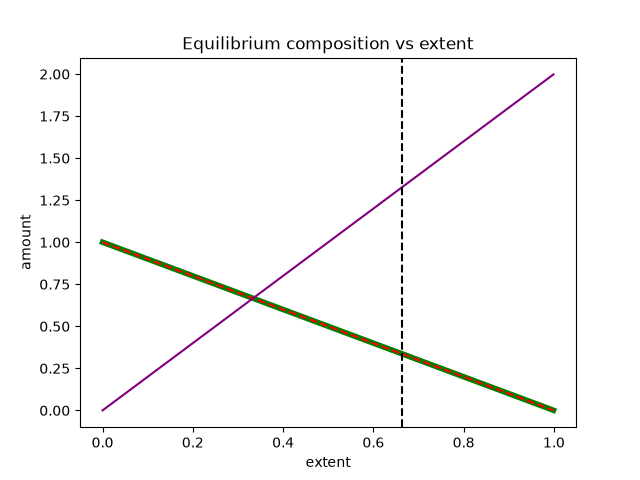

Python code for this plot:
"""
PW2 Lab B Part 4 -- chemical equilibrium via the equilibrium constant K.

Reaction  H2 + I2 <=> 2 HI, starting from 1 mol H2 and 1 mol I2.
As the reaction proceeds by an extent x:  H2 = 1-x,  I2 = 1-x,  HI = 2x.
At equilibrium the composition satisfies the equilibrium constant
        K = [HI]^2 / ([H2][I2]) = (2x)^2 / ((1-x)(1-x)).
Given K, find the extent x. Solve it TWO ways and compare.
Run:  python equilibrium.py
"""
import numpy as np
import matplotlib.pyplot as plt
from scipy.optimize import newton, minimize

K = 15.6
a = b = 1.0

# TODO 1: write k_imbalance(x) = (2x)^2/((a-x)(b-x)) - K.
#         It equals zero exactly at equilibrium.
def k_imbalance(x):
        z =(2*x)**2/((a-x)*(b-x)) - K
        return z

# TODO 2 (method 1): use scipy.optimize.newton to find the root of k_imbalance
#         (start x0=0.5). This is root-finding.

x1=newton(k_imbalance,x0=0.5)

# TODO 3 (method 2): use scipy.optimize.minimize to minimise k_imbalance(x)**2
#         (method "SLSQP", bounds [(0, 0.999)], x0=[0.5]). Print both answers
#         and confirm they agree.
def square(x):
        return k_imbalance(x)**2

x2=minimize(square,method="SLSQP",bounds=[(0, 0.999)],x0=[0.5])

print(f"newton: x = {x1:.6f}, minimize: x = {x2.x[0]:.6f}")
# TODO 4: report the equilibrium amounts (H2, I2, HI), and plot how the three
#         amounts change with the extent x, marking the equilibrium. Save
#         equilibrium.png.
print(f"equilibrium is reached at H2={1-x2.x[0]:.6f}, I2={1-x2.x[0]:.6f} and HI={2*x2.x[0]:.6f}")
xs=np.linspace(0, 0.999,200)

plt.plot(xs,1-xs,color="green",linewidth=4, label="H2")
plt.plot(xs,1-xs,color="red", linewidth=1.5,linestyle="--",label="I2")
plt.plot(xs,2*xs,color="purple",label="HI")
plt.xlabel("extent")
plt.ylabel("amount")
plt.title("Equilibrium composition vs extent")
plt.axvline(x2.x[0], color="black", linestyle="--", label="equilibrium point")
plt.savefig("equilibrium.png")
plt.legend()
plt.show()
